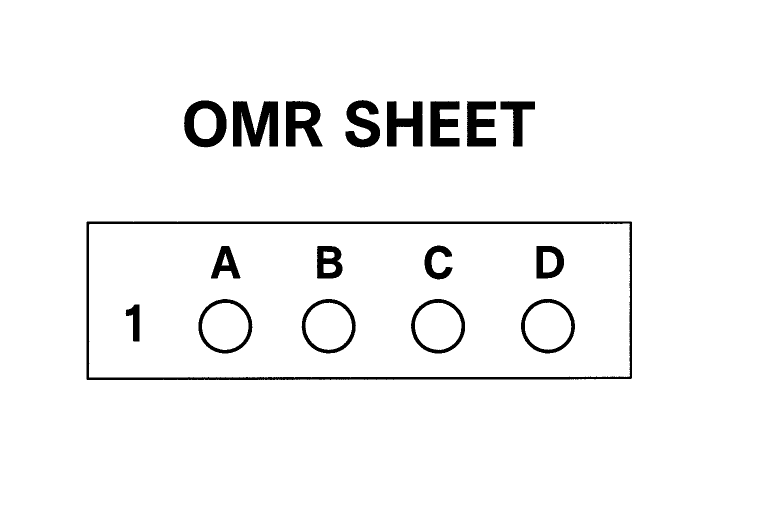
#> input picture Sample-1-B&W.png, 1536 x 1024 px (shown at 1/2 size)
$ python Sample_test_crop.py
#> lines starting #> are read from the running program, lines starting #| are printed output that depends on the picture; after the words box and inside, x2 and y2 are one past the last pixel; in counts of white or black regions, pixels touching at a corner belong together
#Here The Main things were how i do for the cropping Part

#Reference-https://pixspy.com/
#I used this website to Know each pixel coordinate.

#Rules which i Used while Calculating The actual Distance
# 1)I Primarily Checked the righmost,leftmost,topmost,and bottom Pixel of the Bubble
# 2)It was as Following
#      ->(396,y) if considered the leftmost Part(white One) + 1 (For Black One (255,255,255))
#      ->(x,597) if considered the topmost Part(white One)  + 1 (for Black One (255,255,255))
#      ->(504,y) if considered the rightmost Part(white One)  - 1 (for Black One (255,255,255))
#      ->(x,707) if considered the bottom Part(white One)  - 1 (for Black One (255,255,255))


from PIL import Image

# Load the image
image1 = Image.open("Sample-1-B&W.png")
#> image1 is the input picture: PIL image 1536x1024 L; 96% white; 18 black regions, largest, box (x1, y1, x2, y2) and area: (173, 443, 1264, 760) 13819, (466, 202, 556, 293) 5645, (368, 201, 453, 295) 4146
image2 = Image.open("Sample-2-B&W.png")
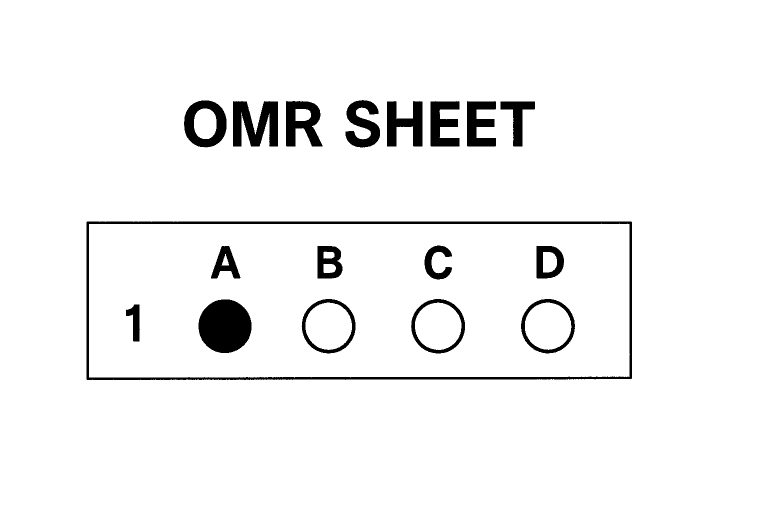
#> input picture Sample-2-B&W.png, 1536 x 1024 px (shown at 1/2 size)
#> image2 is the input picture: PIL image 1536x1024 L; 95.5% white; 18 black regions, largest, box (x1, y1, x2, y2) and area: (173, 443, 1264, 760) 13785, (397, 599, 503, 706) 8961, (466, 202, 556, 293) 5663

# Define crop coordinates (left, top, right, bottom)
x1, y1 = 397, 598  # Top-left corner of the bubble
x2, y2 = 503, 706  # Bottom-right corner of the bubble

# Ensure coordinates are within image bounds
width1, height1 = image1.size
#> width1 = 1536; height1 = 1024
width2, height2 = image2.size
#> width2 = 1536; height2 = 1024
x2 = min(x2, width1)
#> x2 = 503
y2 = min(y2, height1)
#> y2 = 706

# Crop the bubble
cropped_bubble1 = image1.crop((x1, y1, x2, y2))
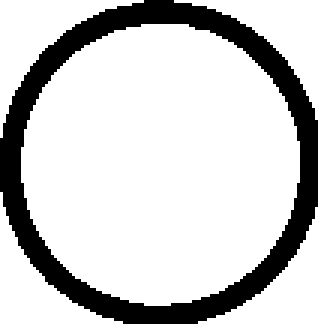
#> cropped_bubble1: PIL image 106x108 L (shown 3 times larger); 79.9% white; 1 black region, box (x1, y1, x2, y2) and area: (0, 0, 106, 108) 2299
cropped_bubble2 = image2.crop((x1, y1, x2, y2))
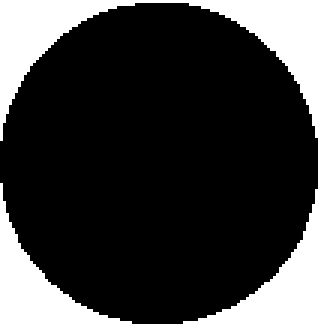
#> cropped_bubble2: PIL image 106x108 L (shown 3 times larger); 21.7% white; 3 white regions, box (x1, y1, x2, y2) and area: (0, 0, 106, 47) 1300, (0, 61, 44, 108) 595, (61, 63, 106, 108) 592

# Save the result
cropped_bubble1.save("cropped_bubble1.png")
cropped_bubble2.save("cropped_bubble2.png")
print("Bubble cropped successfully!")
